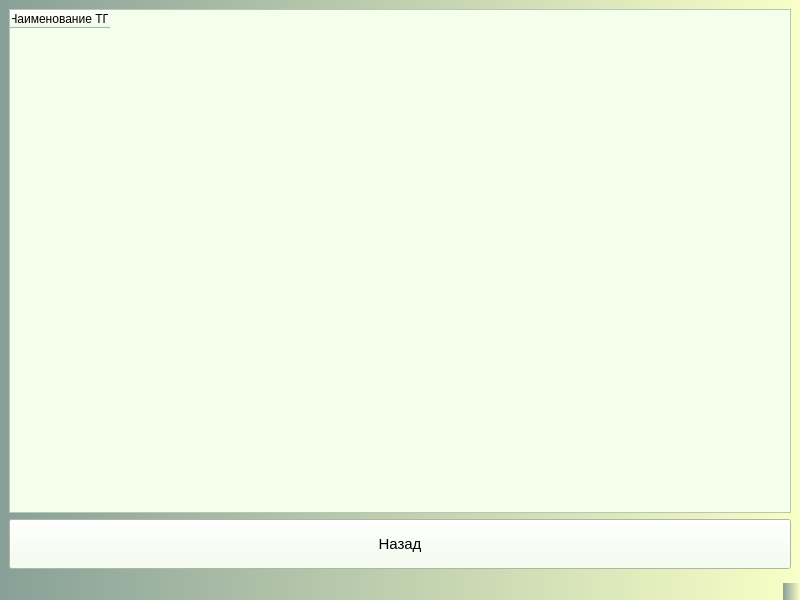
<?xml version="1.0" encoding="UTF-8"?>
<ui version="4.0">
 <class>AgreementAllTP</class>
 <widget class="QMainWindow" name="AgreementAllTP">
  <property name="geometry">
   <rect>
    <x>0</x>
    <y>0</y>
    <width>800</width>
    <height>600</height>
   </rect>
  </property>
  <property name="windowTitle">
   <string>MainWindow</string>
  </property>
  <property name="styleSheet">
   <string notr="true">background:qlineargradient(spread:repeat, x1:0, y1:0, x2:1, y2:0, stop:0 rgba(83, 160, 81, 255), stop:1 rgba(255, 120, 161, 255))qlineargradient(spread:repeat, x1:0, y1:0, x2:1, y2:0, stop:0 rgba(136, 160, 152, 255), stop:1 rgba(248, 255, 198, 255))</string>
  </property>
  <widget class="QWidget" name="centralwidget">
   <layout class="QGridLayout" name="gridLayout">
    <item row="0" column="0">
     <widget class="QTableWidget" name="tableWidgetALLTP">
      <property name="sizePolicy">
       <sizepolicy hsizetype="Expanding" vsizetype="Expanding">
        <horstretch>0</horstretch>
        <verstretch>100</verstretch>
       </sizepolicy>
      </property>
      <property name="sizeIncrement">
       <size>
        <width>0</width>
        <height>0</height>
       </size>
      </property>
      <property name="baseSize">
       <size>
        <width>0</width>
        <height>0</height>
       </size>
      </property>
      <property name="cursor" stdset="0">
       <cursorShape>WhatsThisCursor</cursorShape>
      </property>
      <property name="focusPolicy">
       <enum>Qt::StrongFocus</enum>
      </property>
      <property name="whatsThis">
       <string>&lt;html&gt;&lt;head/&gt;&lt;body&gt;&lt;p&gt;&lt;br/&gt;&lt;/p&gt;&lt;/body&gt;&lt;/html&gt;</string>
      </property>
      <property name="layoutDirection">
       <enum>Qt::LeftToRight</enum>
      </property>
      <property name="styleSheet">
       <string notr="true">background:rgb(243, 255, 234);</string>
      </property>
      <column>
       <property name="text">
        <string>Наименование ТП</string>
       </property>
      </column>
     </widget>
    </item>
    <item row="1" column="0">
     <widget class="QPushButton" name="pushButtonBack">
      <property name="minimumSize">
       <size>
        <width>0</width>
        <height>50</height>
       </size>
      </property>
      <property name="styleSheet">
       <string notr="true">background:rgb(243, 255, 234);
padding: 10;
font-size: 15px;</string>
      </property>
      <property name="text">
       <string>Назад</string>
      </property>
     </widget>
    </item>
   </layout>
  </widget>
  <widget class="QMenuBar" name="menubar">
   <property name="geometry">
    <rect>
     <x>0</x>
     <y>0</y>
     <width>800</width>
     <height>21</height>
    </rect>
   </property>
  </widget>
  <widget class="QStatusBar" name="statusbar"/>
 </widget>
 <resources/>
 <connections/>
</ui>
